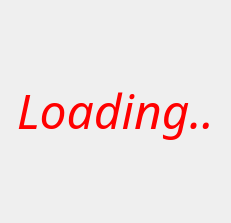
<?xml version="1.0" encoding="UTF-8"?>
<ui version="4.0">
 <class>Form</class>
 <widget class="QWidget" name="Form">
  <property name="geometry">
   <rect>
    <x>0</x>
    <y>0</y>
    <width>231</width>
    <height>223</height>
   </rect>
  </property>
  <property name="windowTitle">
   <string>Form</string>
  </property>
  <widget class="QWidget" name="verticalLayoutWidget">
   <property name="geometry">
    <rect>
     <x>0</x>
     <y>0</y>
     <width>231</width>
     <height>221</height>
    </rect>
   </property>
   <layout class="QVBoxLayout" name="verticalLayout_2">
    <item>
     <widget class="QLabel" name="label_2">
      <property name="font">
       <font>
        <family>Brush Script MT</family>
        <pointsize>36</pointsize>
        <italic>true</italic>
       </font>
      </property>
      <property name="styleSheet">
       <string notr="true">color: red</string>
      </property>
      <property name="text">
       <string>Loading..</string>
      </property>
      <property name="alignment">
       <set>Qt::AlignCenter</set>
      </property>
     </widget>
    </item>
   </layout>
  </widget>
 </widget>
 <resources/>
 <connections/>
</ui>
